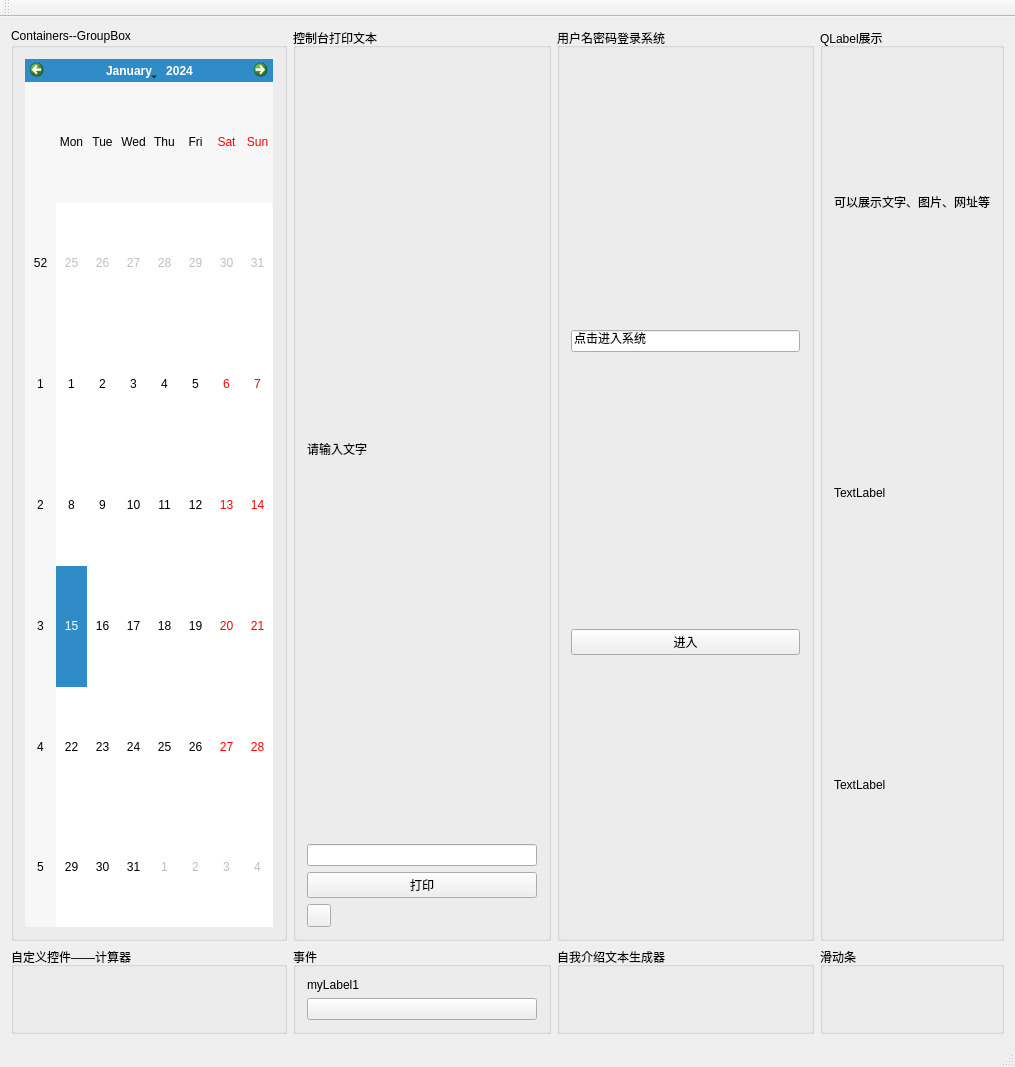
<?xml version="1.0" encoding="UTF-8"?>
<ui version="4.0">
 <class>MainWindow</class>
 <widget class="QMainWindow" name="MainWindow">
  <property name="geometry">
   <rect>
    <x>0</x>
    <y>0</y>
    <width>1015</width>
    <height>1067</height>
   </rect>
  </property>
  <property name="windowTitle">
   <string>主窗口</string>
  </property>
  <property name="autoFillBackground">
   <bool>true</bool>
  </property>
  <widget class="QWidget" name="centralWidget">
   <layout class="QGridLayout" name="gridLayout">
    <item row="0" column="3">
     <widget class="QGroupBox" name="gb2">
      <property name="title">
       <string>QLabel展示</string>
      </property>
      <layout class="QVBoxLayout" name="verticalLayout_2">
       <item>
        <widget class="QLabel" name="label_4">
         <property name="text">
          <string>可以展示文字、图片、网址等</string>
         </property>
        </widget>
       </item>
       <item>
        <widget class="QLabel" name="LabelPic">
         <property name="text">
          <string>TextLabel</string>
         </property>
         <property name="scaledContents">
          <bool>false</bool>
         </property>
        </widget>
       </item>
       <item>
        <widget class="QLabel" name="LabelGif">
         <property name="text">
          <string>TextLabel</string>
         </property>
         <property name="scaledContents">
          <bool>false</bool>
         </property>
        </widget>
       </item>
      </layout>
     </widget>
    </item>
    <item row="1" column="2">
     <widget class="QGroupBox" name="gb7">
      <property name="title">
       <string>自我介绍文本生成器</string>
      </property>
      <widget class="QPushButton" name="pushButton">
       <property name="geometry">
        <rect>
         <x>70</x>
         <y>160</y>
         <width>80</width>
         <height>20</height>
        </rect>
       </property>
       <property name="text">
        <string>进入系统</string>
       </property>
      </widget>
     </widget>
    </item>
    <item row="0" column="0">
     <widget class="QGroupBox" name="gb1">
      <property name="title">
       <string>Containers--GroupBox</string>
      </property>
      <layout class="QVBoxLayout" name="verticalLayout_3">
       <item>
        <widget class="QCalendarWidget" name="calendarWidget"/>
       </item>
      </layout>
     </widget>
    </item>
    <item row="1" column="3">
     <widget class="QGroupBox" name="gb8">
      <property name="title">
       <string>滑动条</string>
      </property>
      <layout class="QVBoxLayout" name="verticalLayout_5">
       <item>
        <widget class="mySlider" name="widget" native="true"/>
       </item>
      </layout>
     </widget>
    </item>
    <item row="1" column="0">
     <widget class="QGroupBox" name="gb5">
      <property name="title">
       <string>自定义控件——计算器</string>
      </property>
      <layout class="QHBoxLayout" name="horizontalLayout">
       <item>
        <widget class="myCalculator" name="calculator" native="true"/>
       </item>
      </layout>
     </widget>
    </item>
    <item row="1" column="1">
     <widget class="QGroupBox" name="gb6">
      <property name="title">
       <string>事件</string>
      </property>
      <layout class="QGridLayout" name="gridLayout_2">
       <item row="1" column="0">
        <widget class="myButton" name="myButton1">
         <property name="text">
          <string/>
         </property>
        </widget>
       </item>
       <item row="0" column="0">
        <widget class="myLabel" name="myLabel1">
         <property name="text">
          <string>myLabel1</string>
         </property>
        </widget>
       </item>
      </layout>
     </widget>
    </item>
    <item row="0" column="2">
     <widget class="QGroupBox" name="gb3">
      <property name="title">
       <string>用户名密码登录系统</string>
      </property>
      <layout class="QVBoxLayout" name="verticalLayout_4">
       <item>
        <widget class="QLineEdit" name="lineEdit_3">
         <property name="text">
          <string>点击进入系统</string>
         </property>
        </widget>
       </item>
       <item>
        <widget class="QPushButton" name="bLogIn">
         <property name="text">
          <string>进入</string>
         </property>
        </widget>
       </item>
      </layout>
     </widget>
    </item>
    <item row="0" column="1">
     <widget class="QGroupBox" name="gb4">
      <property name="title">
       <string>控制台打印文本</string>
      </property>
      <layout class="QVBoxLayout" name="verticalLayout">
       <item>
        <widget class="QLabel" name="LabelPrint">
         <property name="text">
          <string>请输入文字</string>
         </property>
        </widget>
       </item>
       <item>
        <widget class="QLineEdit" name="lineEdit1"/>
       </item>
       <item>
        <widget class="QPushButton" name="bPrint">
         <property name="text">
          <string>打印</string>
         </property>
        </widget>
       </item>
       <item>
        <widget class="QToolButton" name="btn_changeFace">
         <property name="autoFillBackground">
          <bool>true</bool>
         </property>
         <property name="text">
          <string/>
         </property>
        </widget>
       </item>
      </layout>
     </widget>
    </item>
   </layout>
  </widget>
  <widget class="QMenuBar" name="menuBar">
   <property name="geometry">
    <rect>
     <x>0</x>
     <y>0</y>
     <width>1015</width>
     <height>21</height>
    </rect>
   </property>
  </widget>
  <widget class="QToolBar" name="mainToolBar">
   <attribute name="toolBarArea">
    <enum>TopToolBarArea</enum>
   </attribute>
   <attribute name="toolBarBreak">
    <bool>false</bool>
   </attribute>
  </widget>
  <widget class="QStatusBar" name="statusBar"/>
 </widget>
 <layoutdefault spacing="6" margin="11"/>
 <customwidgets>
  <customwidget>
   <class>myCalculator</class>
   <extends>QWidget</extends>
   <header location="global">mycalculator.h</header>
   <container>1</container>
  </customwidget>
  <customwidget>
   <class>myLabel</class>
   <extends>QLabel</extends>
   <header location="global">mylabel.h</header>
  </customwidget>
  <customwidget>
   <class>myButton</class>
   <extends>QPushButton</extends>
   <header location="global">mybutton.h</header>
  </customwidget>
  <customwidget>
   <class>mySlider</class>
   <extends>QWidget</extends>
   <header location="global">myslider.h</header>
   <container>1</container>
  </customwidget>
 </customwidgets>
 <resources/>
 <connections/>
</ui>
